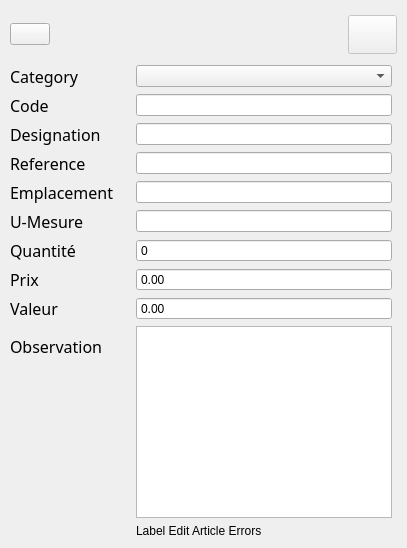
        <widget class="QWidget" name="EditArticlePage">
         <layout class="QVBoxLayout" name="verticalLayout_4">
          <property name="leftMargin">
           <number>10</number>
          </property>
          <property name="topMargin">
           <number>15</number>
          </property>
          <property name="rightMargin">
           <number>10</number>
          </property>
          <property name="bottomMargin">
           <number>5</number>
          </property>
          <item>
           <widget class="QFrame" name="frame">
            <layout class="QHBoxLayout" name="horizontalLayout_10">
             <property name="leftMargin">
              <number>0</number>
             </property>
             <property name="topMargin">
              <number>0</number>
             </property>
             <property name="rightMargin">
              <number>0</number>
             </property>
             <property name="bottomMargin">
              <number>0</number>
             </property>
             <item>
              <widget class="QPushButton" name="btnEditArticle">
               <property name="toolTip">
                <string>Modifier l'Article</string>
               </property>
               <property name="text">
                <string/>
               </property>
               <property name="icon">
                <iconset resource="../resource.qrc">
                 <normaloff>:/icons/icons/box--pencil.png</normaloff>:/icons/icons/box--pencil.png</iconset>
               </property>
               <property name="iconSize">
                <size>
                 <width>25</width>
                 <height>25</height>
                </size>
               </property>
              </widget>
             </item>
             <item>
              <spacer name="horizontalSpacer_3">
               <property name="orientation">
                <enum>Qt::Horizontal</enum>
               </property>
               <property name="sizeHint" stdset="0">
                <size>
                 <width>40</width>
                 <height>20</height>
                </size>
               </property>
              </spacer>
             </item>
             <item>
              <widget class="QPushButton" name="btnSaveEditArticle">
               <property name="enabled">
                <bool>false</bool>
               </property>
               <property name="minimumSize">
                <size>
                 <width>49</width>
                 <height>39</height>
                </size>
               </property>
               <property name="toolTip">
                <string>Enregistrer les modification</string>
               </property>
               <property name="text">
                <string/>
               </property>
               <property name="icon">
                <iconset resource="../resource.qrc">
                 <normaloff>:/icons/icons/disk.png</normaloff>:/icons/icons/disk.png</iconset>
               </property>
               <property name="iconSize">
                <size>
                 <width>25</width>
                 <height>25</height>
                </size>
               </property>
               <property name="default">
                <bool>true</bool>
               </property>
              </widget>
             </item>
            </layout>
           </widget>
          </item>
          <item>
           <widget class="QFrame" name="formFrame_2">
            <property name="sizePolicy">
             <sizepolicy hsizetype="Preferred" vsizetype="Expanding">
              <horstretch>0</horstretch>
              <verstretch>0</verstretch>
             </sizepolicy>
            </property>
            <property name="frameShape">
             <enum>QFrame::NoFrame</enum>
            </property>
            <property name="frameShadow">
             <enum>QFrame::Raised</enum>
            </property>
            <layout class="QFormLayout" name="formLayout_2">
             <property name="horizontalSpacing">
              <number>0</number>
             </property>
             <property name="leftMargin">
              <number>0</number>
             </property>
             <property name="topMargin">
              <number>5</number>
             </property>
             <property name="rightMargin">
              <number>5</number>
             </property>
             <property name="bottomMargin">
              <number>5</number>
             </property>
             <item row="0" column="0">
              <widget class="QLabel" name="label_8">
               <property name="minimumSize">
                <size>
                 <width>126</width>
                 <height>0</height>
                </size>
               </property>
               <property name="maximumSize">
                <size>
                 <width>200</width>
                 <height>16777215</height>
                </size>
               </property>
               <property name="font">
                <font>
                 <family>Monaco</family>
                 <pointsize>12</pointsize>
                 <weight>50</weight>
                 <italic>false</italic>
                 <bold>false</bold>
                </font>
               </property>
               <property name="styleSheet">
                <string/>
               </property>
               <property name="text">
                <string>Category</string>
               </property>
              </widget>
             </item>
             <item row="0" column="1">
              <widget class="QComboBox" name="cbBoxCatEdit"/>
             </item>
             <item row="1" column="0">
              <widget class="QLabel" name="label_11">
               <property name="minimumSize">
                <size>
                 <width>126</width>
                 <height>0</height>
                </size>
               </property>
               <property name="maximumSize">
                <size>
                 <width>200</width>
                 <height>16777215</height>
                </size>
               </property>
               <property name="font">
                <font>
                 <family>Monaco</family>
                 <pointsize>12</pointsize>
                 <weight>50</weight>
                 <italic>false</italic>
                 <bold>false</bold>
                </font>
               </property>
               <property name="styleSheet">
                <string/>
               </property>
               <property name="text">
                <string>Code</string>
               </property>
              </widget>
             </item>
             <item row="1" column="1">
              <widget class="QLineEdit" name="lineEditCodeEdit">
               <property name="enabled">
                <bool>true</bool>
               </property>
              </widget>
             </item>
             <item row="2" column="0">
              <widget class="QLabel" name="label_12">
               <property name="minimumSize">
                <size>
                 <width>126</width>
                 <height>0</height>
                </size>
               </property>
               <property name="maximumSize">
                <size>
                 <width>200</width>
                 <height>16777215</height>
                </size>
               </property>
               <property name="font">
                <font>
                 <family>Monaco</family>
                 <pointsize>12</pointsize>
                 <weight>50</weight>
                 <italic>false</italic>
                 <bold>false</bold>
                </font>
               </property>
               <property name="styleSheet">
                <string/>
               </property>
               <property name="text">
                <string>Designation</string>
               </property>
              </widget>
             </item>
             <item row="2" column="1">
              <widget class="QLineEdit" name="lineEditDesigEdit"/>
             </item>
             <item row="3" column="0">
              <widget class="QLabel" name="label_13">
               <property name="minimumSize">
                <size>
                 <width>126</width>
                 <height>0</height>
                </size>
               </property>
               <property name="maximumSize">
                <size>
                 <width>200</width>
                 <height>16777215</height>
                </size>
               </property>
               <property name="font">
                <font>
                 <family>Monaco</family>
                 <pointsize>12</pointsize>
                 <weight>50</weight>
                 <italic>false</italic>
                 <bold>false</bold>
                </font>
               </property>
               <property name="styleSheet">
                <string/>
               </property>
               <property name="text">
                <string>Reference</string>
               </property>
              </widget>
             </item>
             <item row="3" column="1">
              <widget class="QLineEdit" name="lineEditRefEdit"/>
             </item>
             <item row="4" column="0">
              <widget class="QLabel" name="label_14">
               <property name="minimumSize">
                <size>
                 <width>126</width>
                 <height>0</height>
                </size>
               </property>
               <property name="maximumSize">
                <size>
                 <width>200</width>
                 <height>16777215</height>
                </size>
               </property>
               <property name="font">
                <font>
                 <family>Monaco</family>
                 <pointsize>12</pointsize>
                 <weight>50</weight>
                 <italic>false</italic>
                 <bold>false</bold>
                </font>
               </property>
               <property name="styleSheet">
                <string/>
               </property>
               <property name="text">
                <string>Emplacement</string>
               </property>
              </widget>
             </item>
             <item row="4" column="1">
              <widget class="QLineEdit" name="lineEditEmpEdit"/>
             </item>
             <item row="5" column="0">
              <widget class="QLabel" name="label_15">
               <property name="minimumSize">
                <size>
                 <width>126</width>
                 <height>0</height>
                </size>
               </property>
               <property name="maximumSize">
                <size>
                 <width>200</width>
                 <height>16777215</height>
                </size>
               </property>
               <property name="font">
                <font>
                 <family>Monaco</family>
                 <pointsize>12</pointsize>
                 <weight>50</weight>
                 <italic>false</italic>
                 <bold>false</bold>
                </font>
               </property>
               <property name="styleSheet">
                <string/>
               </property>
               <property name="text">
                <string>U-Mesure</string>
               </property>
              </widget>
             </item>
             <item row="5" column="1">
              <widget class="QLineEdit" name="lineEditUMEdit"/>
             </item>
             <item row="6" column="0">
              <widget class="QLabel" name="label_16">
               <property name="minimumSize">
                <size>
                 <width>126</width>
                 <height>0</height>
                </size>
               </property>
               <property name="maximumSize">
                <size>
                 <width>200</width>
                 <height>16777215</height>
                </size>
               </property>
               <property name="font">
                <font>
                 <family>Monaco</family>
                 <pointsize>12</pointsize>
                 <weight>50</weight>
                 <italic>false</italic>
                 <bold>false</bold>
                </font>
               </property>
               <property name="styleSheet">
                <string/>
               </property>
               <property name="text">
                <string>Quantité</string>
               </property>
              </widget>
             </item>
             <item row="6" column="1">
              <widget class="QSpinBox" name="spinBoxQteEdit">
               <property name="enabled">
                <bool>true</bool>
               </property>
               <property name="buttonSymbols">
                <enum>QAbstractSpinBox::NoButtons</enum>
               </property>
              </widget>
             </item>
             <item row="7" column="0">
              <widget class="QLabel" name="label_17">
               <property name="minimumSize">
                <size>
                 <width>126</width>
                 <height>0</height>
                </size>
               </property>
               <property name="maximumSize">
                <size>
                 <width>200</width>
                 <height>16777215</height>
                </size>
               </property>
               <property name="font">
                <font>
                 <family>Monaco</family>
                 <pointsize>12</pointsize>
                 <weight>50</weight>
                 <italic>false</italic>
                 <bold>false</bold>
                </font>
               </property>
               <property name="styleSheet">
                <string/>
               </property>
               <property name="text">
                <string>Prix</string>
               </property>
              </widget>
             </item>
             <item row="7" column="1">
              <widget class="QDoubleSpinBox" name="dSBoxPrixEdit">
               <property name="buttonSymbols">
                <enum>QAbstractSpinBox::NoButtons</enum>
               </property>
               <property name="maximum">
                <double>1000000000.000000000000000</double>
               </property>
              </widget>
             </item>
             <item row="8" column="0">
              <widget class="QLabel" name="label_18">
               <property name="minimumSize">
                <size>
                 <width>126</width>
                 <height>0</height>
                </size>
               </property>
               <property name="maximumSize">
                <size>
                 <width>200</width>
                 <height>16777215</height>
                </size>
               </property>
               <property name="font">
                <font>
                 <family>Monaco</family>
                 <pointsize>12</pointsize>
                 <weight>50</weight>
                 <italic>false</italic>
                 <bold>false</bold>
                </font>
               </property>
               <property name="styleSheet">
                <string/>
               </property>
               <property name="text">
                <string>Valeur</string>
               </property>
              </widget>
             </item>
             <item row="8" column="1">
              <widget class="QDoubleSpinBox" name="dSBoxValeurEdit">
               <property name="buttonSymbols">
                <enum>QAbstractSpinBox::NoButtons</enum>
               </property>
               <property name="maximum">
                <double>10000000000.000000000000000</double>
               </property>
              </widget>
             </item>
             <item row="9" column="0">
              <widget class="QLabel" name="label_19">
               <property name="minimumSize">
                <size>
                 <width>126</width>
                 <height>0</height>
                </size>
               </property>
               <property name="maximumSize">
                <size>
                 <width>200</width>
                 <height>16777215</height>
                </size>
               </property>
               <property name="font">
                <font>
                 <family>Monaco</family>
                 <pointsize>12</pointsize>
                 <weight>50</weight>
                 <italic>false</italic>
                 <bold>false</bold>
                </font>
               </property>
               <property name="styleSheet">
                <string/>
               </property>
               <property name="text">
                <string>Observation</string>
               </property>
              </widget>
             </item>
             <item row="9" column="1">
              <widget class="QPlainTextEdit" name="textEditObsEdit">
               <property name="minimumSize">
                <size>
                 <width>0</width>
                 <height>0</height>
                </size>
               </property>
              </widget>
             </item>
             <item row="10" column="0">
              <widget class="QLabel" name="labelArticleId">
               <property name="enabled">
                <bool>true</bool>
               </property>
               <property name="text">
                <string/>
               </property>
              </widget>
             </item>
             <item row="10" column="1">
              <widget class="QLabel" name="labelEditError">
               <property name="minimumSize">
                <size>
                 <width>0</width>
                 <height>0</height>
                </size>
               </property>
               <property name="text">
                <string>Label Edit Article Errors</string>
               </property>
              </widget>
             </item>
            </layout>
           </widget>
          </item>
         </layout>
        </widget>
